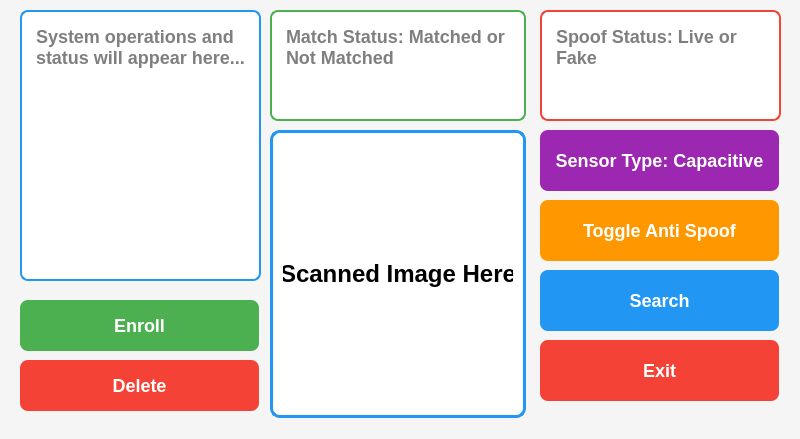
<?xml version="1.0" encoding="UTF-8"?>
<ui version="4.0">
 <class>FingerprintApp</class>
 <widget class="QMainWindow" name="FingerprintApp">
  <property name="geometry">
   <rect>
    <x>0</x>
    <y>0</y>
    <width>800</width>
    <height>439</height>
   </rect>
  </property>
  <property name="windowTitle">
   <string>Fingerprint Liveness Detection</string>
  </property>
  <property name="styleSheet">
   <string notr="true">font-size: 16px;
          padding: 10px;
          background: #F5F5F5;
          color: #000000;
          font-family: Arial, sans-serif;</string>
  </property>
  <widget class="QWidget" name="centralwidget">
   <widget class="QLabel" name="imageLabel">
    <property name="geometry">
     <rect>
      <x>270</x>
      <y>130</y>
      <width>256</width>
      <height>288</height>
     </rect>
    </property>
    <property name="minimumSize">
     <size>
      <width>0</width>
      <height>200</height>
     </size>
    </property>
    <property name="styleSheet">
     <string notr="true">border: 3px solid #2196F3;
          border-radius: 10px;
          background: #FFFFFF;
          font-size: 24px;
          color: #000000;
          font-weight: bold;</string>
    </property>
    <property name="text">
     <string>Scanned Image Here</string>
    </property>
    <property name="textFormat">
     <enum>Qt::PlainText</enum>
    </property>
    <property name="scaledContents">
     <bool>false</bool>
    </property>
    <property name="alignment">
     <set>Qt::AlignCenter</set>
    </property>
   </widget>
   <widget class="QTextEdit" name="matchStatusDisplay">
    <property name="geometry">
     <rect>
      <x>270</x>
      <y>10</y>
      <width>256</width>
      <height>111</height>
     </rect>
    </property>
    <property name="minimumSize">
     <size>
      <width>0</width>
      <height>61</height>
     </size>
    </property>
    <property name="styleSheet">
     <string notr="true">font-size: 18px;
          padding: 10px;
          border-radius: 8px;
          background: #FFFFFF;
          border: 2px solid #4CAF50;
          color: #000000;
          font-weight: bold;
          font-family: Arial, sans-serif;</string>
    </property>
    <property name="readOnly">
     <bool>true</bool>
    </property>
    <property name="placeholderText">
     <string>Match Status: Matched or Not Matched</string>
    </property>
   </widget>
   <widget class="QTextEdit" name="spoofStatusDisplay">
    <property name="geometry">
     <rect>
      <x>540</x>
      <y>10</y>
      <width>241</width>
      <height>111</height>
     </rect>
    </property>
    <property name="minimumSize">
     <size>
      <width>0</width>
      <height>51</height>
     </size>
    </property>
    <property name="styleSheet">
     <string notr="true">font-size: 18px;
          padding: 10px;
          border-radius: 8px;
          background: #FFFFFF;
          border: 2px solid #F44336;
          color: #000000;
          font-weight: bold;
          font-family: Arial, sans-serif;</string>
    </property>
    <property name="readOnly">
     <bool>true</bool>
    </property>
    <property name="placeholderText">
     <string>Spoof Status: Live or Fake</string>
    </property>
   </widget>
   <widget class="QTextEdit" name="resultsDisplay">
    <property name="geometry">
     <rect>
      <x>20</x>
      <y>10</y>
      <width>241</width>
      <height>271</height>
     </rect>
    </property>
    <property name="minimumSize">
     <size>
      <width>0</width>
      <height>150</height>
     </size>
    </property>
    <property name="styleSheet">
     <string notr="true">font-size: 18px;
          border: 2px solid #2196F3;
          padding: 10px;
          border-radius: 8px;
          background: #FFFFFF;
          color: #000000;
          font-weight: bold;
          font-family: Arial, sans-serif;</string>
    </property>
    <property name="readOnly">
     <bool>true</bool>
    </property>
    <property name="placeholderText">
     <string>System operations and status will appear here...</string>
    </property>
   </widget>
   <widget class="QPushButton" name="sensorTypeButton">
    <property name="geometry">
     <rect>
      <x>540</x>
      <y>130</y>
      <width>239</width>
      <height>61</height>
     </rect>
    </property>
    <property name="styleSheet">
     <string notr="true">QPushButton {
            padding: 10px;
            font-size: 18px;
            background: #9C27B0;
            color: white;
            border-radius: 8px;
            font-weight: bold;
            font-family: Arial, sans-serif;
          }
          QPushButton:hover {
            background: #7B1FA2;
          }
          QPushButton:disabled {
            background: #BA68C8;
          }</string>
    </property>
    <property name="text">
     <string>Sensor Type: Capacitive</string>
    </property>
   </widget>
   <widget class="QPushButton" name="spoofToggleButton">
    <property name="geometry">
     <rect>
      <x>540</x>
      <y>200</y>
      <width>239</width>
      <height>61</height>
     </rect>
    </property>
    <property name="styleSheet">
     <string notr="true">QPushButton {
            padding: 10px;
            font-size: 18px;
            background: #FF9800;
            color: white;
            border-radius: 8px;
            font-weight: bold;
            font-family: Arial, sans-serif;
          }
          QPushButton:hover {
            background: #F57C00;
          }
          QPushButton:disabled {
            background: #FFB74D;
          }</string>
    </property>
    <property name="text">
     <string>Toggle Anti Spoof</string>
    </property>
   </widget>
   <widget class="QPushButton" name="searchButton">
    <property name="geometry">
     <rect>
      <x>540</x>
      <y>270</y>
      <width>239</width>
      <height>61</height>
     </rect>
    </property>
    <property name="styleSheet">
     <string notr="true">QPushButton {
            padding: 10px;
            font-size: 18px;
            background: #2196F3;
            color: white;
            border-radius: 8px;
            font-weight: bold;
            font-family: Arial, sans-serif;
          }
          QPushButton:hover {
            background: #1976D2;
          }
          QPushButton:disabled {
            background: #64B5F6;
          }</string>
    </property>
    <property name="text">
     <string>Search</string>
    </property>
   </widget>
   <widget class="QPushButton" name="exitButton">
    <property name="geometry">
     <rect>
      <x>540</x>
      <y>340</y>
      <width>239</width>
      <height>61</height>
     </rect>
    </property>
    <property name="styleSheet">
     <string notr="true">QPushButton {
            padding: 10px;
            font-size: 18px;
            background: #F44336;
            color: white;
            border-radius: 8px;
            font-weight: bold;
            font-family: Arial, sans-serif;
          }
          QPushButton:hover {
            background: #D32F2F;
          }
          QPushButton:disabled {
            background: #E57373;
          }</string>
    </property>
    <property name="text">
     <string>Exit</string>
    </property>
   </widget>
   <widget class="QPushButton" name="enrollButton">
    <property name="geometry">
     <rect>
      <x>20</x>
      <y>300</y>
      <width>239</width>
      <height>51</height>
     </rect>
    </property>
    <property name="styleSheet">
     <string notr="true">QPushButton {
            padding: 10px;
            font-size: 18px;
            background: #4CAF50;
            color: white;
            border-radius: 8px;
            font-weight: bold;
            font-family: Arial, sans-serif;
          }
          QPushButton:hover {
            background: #388E3C;
          }
          QPushButton:disabled {
            background: #81C784;
          }</string>
    </property>
    <property name="text">
     <string>Enroll</string>
    </property>
   </widget>
   <widget class="QPushButton" name="deleteButton">
    <property name="geometry">
     <rect>
      <x>20</x>
      <y>360</y>
      <width>239</width>
      <height>51</height>
     </rect>
    </property>
    <property name="styleSheet">
     <string notr="true">QPushButton {
            padding: 10px;
            font-size: 18px;
            background: #F44336;
            color: white;
            border-radius: 8px;
            font-weight: bold;
            font-family: Arial, sans-serif;
          }
          QPushButton:hover {
            background: #D32F2F;
          }
          QPushButton:disabled {
            background: #E57373;
          }</string>
    </property>
    <property name="text">
     <string>Delete</string>
    </property>
   </widget>
  </widget>
 </widget>
 <resources/>
 <connections>
  <connection>
   <sender>sensorTypeButton</sender>
   <signal>clicked()</signal>
   <receiver>FingerprintApp</receiver>
   <slot>toggle_sensor_type()</slot>
   <hints>
    <hint type="sourcelabel">
     <x>20</x>
     <y>20</y>
    </hint>
    <hint type="destinationlabel">
     <x>20</x>
     <y>20</y>
    </hint>
   </hints>
  </connection>
  <connection>
   <sender>deleteButton</sender>
   <signal>clicked()</signal>
   <receiver>FingerprintApp</receiver>
   <slot>open_delete_dialog()</slot>
   <hints>
    <hint type="sourcelabel">
     <x>20</x>
     <y>20</y>
    </hint>
    <hint type="destinationlabel">
     <x>20</x>
     <y>20</y>
    </hint>
   </hints>
  </connection>
  <connection>
   <sender>enrollButton</sender>
   <signal>clicked()</signal>
   <receiver>FingerprintApp</receiver>
   <slot>open_enroll_dialog()</slot>
   <hints>
    <hint type="sourcelabel">
     <x>20</x>
     <y>20</y>
    </hint>
    <hint type="destinationlabel">
     <x>20</x>
     <y>20</y>
    </hint>
   </hints>
  </connection>
 </connections>
</ui>
